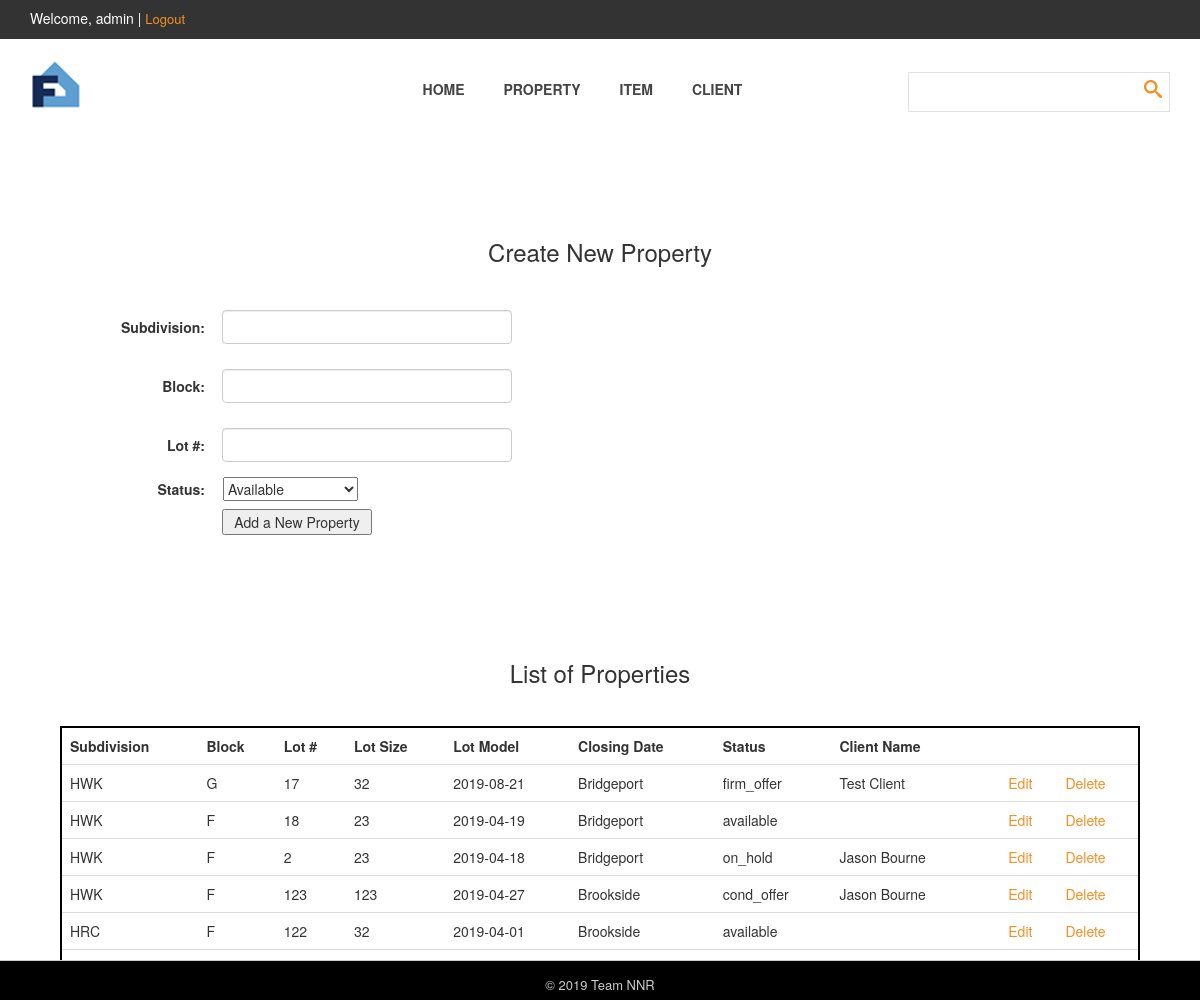
Page /list_property_page.php (signed in) on the committed database.
### tables this page shows
CREATE TABLE `property` (
  `propertyId` int(11) NOT NULL,
  `status` varchar(20) NOT NULL,
  `lotNum` varchar(20) NOT NULL,
  `lotSize` varchar(50) NOT NULL,
  `closingDate` date NOT NULL,
  `lotModel` varchar(100) NOT NULL,
  `sub` varchar(100) NOT NULL,
  `block` varchar(20) NOT NULL,
  `clientId` int(11) DEFAULT NULL
);

CREATE TABLE `client` (
  `clientId` int(11) NOT NULL,
  `clientName` varchar(100) NOT NULL,
  `clientAddress1` varchar(200) NOT NULL,
  `clientAddress2` varchar(200) NOT NULL,
  `clientCity` varchar(50) NOT NULL,
  `clientProv` varchar(50) NOT NULL,
  `clientPostal` varchar(50) NOT NULL,
  `clientPhone1` varchar(200) NOT NULL,
  `clientPhone2` varchar(200) NOT NULL,
  `clientEmail` varchar(200) NOT NULL,
  `clientDetails` varchar(300) NOT NULL,
  `clientIdentification` mediumblob NOT NULL
);

### main/control.php (called while the page is built, shortened)
<?php
require_once('TCommon.php');
function list_properties(){
    $query = "SELECT property.*, client.clientName FROM property LEFT JOIN client ON property.clientId = client.clientId";
    return TCommon::getAll($query);
}

### main/dbHelper.php (called while the page is built, shortened)
<?php
Class DbHelper{
    private $pdo=null;
    public $sql="init";
    public $putErrorInfo=TRUE;
    public function __construct($dbConfig){
        try{
            $this->pdo = new PDO('mysql:host='.$dbConfig["host"].';dbname='.$dbConfig["dbName"], $dbConfig["user"],$dbConfig["pwd"]);
            $this->pdo->setAttribute(PDO::ATTR_ERRMODE, PDO::ERRMODE_EXCEPTION);
            $this->pdo->exec('set names utf8');
        }
        catch(PDOException $e){
            $this->$msg=$e->getMassage();
        }
    }
    public function querySql($sql){
        try{
            $this->sql=$sql;
            $this->pdo->exec('set names utf8');
            return $this->pdo->query($this->sql);
        }
        catch(PDOException $e){
            $this->msg= $e->getMessage();
            if($this->putErrorInfo){
                echo $this->msg."<br>".$this->sql;
            }
            return false;
        }
    }
}
?>

### main/TCommon.php (called while the page is built, shortened)
<?php
require_once('dbHelper.php');
Class TCommon
{
    static public $dbConfig = array(
        "host" => "localhost",
        "dbName" => "propertymanagement",
        "user" => "root",
        "pwd" => ""
    );
    static public function getAll($sql){
        $db = new DbHelper(TCommon::$dbConfig);
        $item = $db->querySql($sql);
        return $item->fetchAll();
    }
}
?>

### list_property_page.php (the view, shortened to what this page needs)
<?php
require_once('head.php');
?>
<?php if($u_name) {?>
<form class="form-ajax-post"
      data-action="./main/control.php?act=create_property"
      data-url="list_property_page.php">
    <h3 class="title">Create New Property</h3><br>
    <div id="newProperty" class="form-group">
        <label>Subdivision:</label>
        <input name="subdivName" type="text" class="form-control"/>
    </div>
    <div id="newProperty" class="form-group">
        <label>Block:</label>
        <input name="blockName" type="text" class="form-control"/>
    </div>
    <div id="newProperty" class="form-group">
        <label>Lot #:</label>
        <input name="lotNumber" type="text" class="form-control"/>
    </div>
    <div id="newProperty" class="form-group">
        <label>Status:</label>
        <select id="newPropertyStatus" name="propStatus">
            <option value="available">Available</option>
        </select>
    </div>
    <div id="newPropertyButton" class="form-group tT010 ">
        <button class="form-ajax-btn" type="submit">Add a New Property</button>
    </div>
    <br>
</form>
<h3 class="title">List of Properties</h3><br>
<?php $arr = list_properties(); ?>
<table class="table">
    <thead>
    <tr>
        <td>Subdivision</td>
        <td>Block</td>
        <td>Lot #</td>
        <td>Lot Size</td>
        <td>Lot Model</td>
        <td>Closing Date</td>
        <td>Status</td>
        <td>Client Name</td>
        <td></td>
        <td></td>
        <td></td>
    </tr>
    </thead>
    <tbody>
    <?php foreach($arr as $k => $v){ ?>
        <tr>
            <td><?php echo $v["sub"] ;?></td>
            <td><?php echo $v["block"] ;?></td>
            <td><?php echo $v["lotNum"] ;?></td>
            <td><?php echo $v["lotSize"] ;?></td>
            <td><?php echo $v["closingDate"] ;?></td>
            <td><?php echo $v["lotModel"] ;?></td>
            <td><?php echo $v["status"] ;?></td>
            <td><?php echo $v["clientName"] ;?></td>
            <td>
            </td>
            <td><a href="./edit_property_page.php?id=<?php echo $v['propertyId']?>">Edit</a></td>
            <td><a href="./main/control.php?act=del_property&lotNum=<?php echo $v["lotNum"]?>">Delete</a></td>
        </tr>
    <?php  } ?>
    </tbody>
</table>
<?php }else{?>
<h3 class="title">Please login/register first</h3>
<?php }?>
<?php require_once('foot.php'); ?>

### head.php (shortened to what this page needs)
<?php
require_once('./main/control.php');
$u_name = FALSE;
if (isset($_SESSION["NAME"])) {
    $u_name = FALSE == $_SESSION["NAME"] ? FALSE : $_SESSION["NAME"];
}
?>
<!DOCTYPE html>
<html>
<head>
    <link rel="stylesheet" href="./css/bootstrap.css" />
    <link rel="stylesheet" href="./css/flexslider.css" />
    <link rel="stylesheet" href="./css/font.css" />
    <link rel="stylesheet" href="./css/style_misc.css" />
    <link rel="stylesheet" href="./css/style_slider.css" />
    <link rel="stylesheet" href="./css/stylesheet.css" />
    <link rel="stylesheet" href="./css/mystyle.css" />
</head>
<body>
<header>
<div id="top-header">
    <div class="container">
        <div class="row">
            <div class="col-md-6">
                <div class="home-account">
                    <?php if ($u_name === FALSE) { ?>
                        <span>Property Management</span> |
                        <a href="user_login.php">Login</a> |
                        <a href="user_register.php">Register</a>
                    <?php } else { ?>
                    <span> Welcome, <?php echo $u_name ?></span> |
                    <a href="./main/control.php?act=out">Logout</a>
                    <?php } ?>
                </div>
            </div>
        </div>
    </div>
</div>
<div id="main-header">
    <div class="container">
        <div class="row">
            <div class="col-md-3">
                <div class="logo">
                    <a href="./"><img src="./images/icons/icon-1.png" alt="Company Icon" ></a>
                </div>
            </div>
            <div class="col-md-6">
                <div class="main-menu">
                    <ul>
                        <li><a href="./index.php">Home</a></li>
                        <li><a href="./list_property_page.php">Property</a></li>
                        <li><a href="./list_item_page.php">Item</a></li>
                        <li><a href="./list_client_page.php">Client</a></li>
                    </ul>
                </div>
            </div>
            <div class="col-md-3">
                <div class="search-box">
                    <form name="search_form" method="get" class="search_form">
                        <input id="search" type="text" />
                        <input type="submit" id="search-button" />
                    </form>
                </div>
            </div>
        </div>
    </div>
</div>
</header>
<div id="body">

### foot.php
</div>
<div id="foot">
    <p>
        <?php echo "&copy; 2019 ".TCommon::$mainAuthor;?>
    </p>
</div>
</body>
</html>

### css/stylesheet.css (style rules this page uses)
a { text-decoration: none; color: #f78e21; }
p { font-family: "HelveticaNeue", "Helvetica Neue", Helvetica, Arial, sans-serif; font-size: 13px; color: #666; }
*, *:before, *:after { -moz-box-sizing: border-box; -webkit-box-sizing: border-box; box-sizing: border-box; }
#top-header { background-color: #333; color: #fff; }
.home-account a { display: inline-block; padding: 10px 0; font-size: 13px; font-family: "HelveticaNeue", "Helvetica Neue", Helvetica, Arial, sans-serif; }
.logo { padding: 20px 0; }
.main-menu ul { padding: 0px; margin: 0px; text-align: center; }
.main-menu li { list-style: none; display: inline-block; padding: 40px 0; }
.main-menu a { font-family: "HelveticaNeue", "Helvetica Neue", Helvetica, Arial, sans-serif; font-weight: 700; font-size: 14px; color: #444; text-transform: uppercase; margin-right: 35px; }
.search-box { text-align: right; margin-top: 33px; position: relative; }
.search-box input { margin-top: 0px; }
.search-box input[type="submit"] { background-color: transparent; position: absolute; width: 34px; height: 34px; right: 0; top: 0; border: 0; content: ''; color: transparent; background: url(../images/search-icon.png); background-position: center; background-repeat: no-repeat; }
input, textarea { padding: 10px; border: 1px solid #e2e2e2; width: 100%; margin-top: 25px; font-size: 13px; font-style: italic; font-weight: 300; color: #aaa; outline: none; }
@media screen and (min-width: 995px) { body { overflow-x: hidden; } }

### css/mystyle.css (style rules this page uses)
.title { text-align: center; margin-top: 100px; }
.form-group { width:100%; margin:5px; }
.form-group label { display: inline-block; width: 200px; margin-right:3px; text-align: right; }
.form-group input { display: inline-block; width: 290px!important; margin: 10px; }
.form-group button { width: 150px!important; margin-right: 3px; text-align: center; margin-left: 208px; }
#foot { border-top: 1px solid #CCCCCC; background-color: black; width: 100%; height: 40px; position: fixed; bottom: 0; left: 0; }
#foot p { text-align: center; color: #CCCCCC; margin-top: 15px; }
.table { margin: 10px 5% 5%; border-collapse: collapse; width: 90%; border: 2px solid black; }
thead tr td { font-weight:bold; }
#newProperty, #editProperty { text-align: left; }
#newPropertyButton, #editPropertyButton { text-align: left; margin-left: 14px; }
#newPropertyStatus, #editPropertyModel, #editPropertyStatus, #editPropertySubdivision { text-align: left; margin-left: 11px; }

### rows in the picture
property: sub "HWK", block "G", lotNum "17", lotSize "32", closingDate "2019-08-21", lotModel "Bridgeport", status "firm_offer", clientId.clientName "Test Client"
property: sub "HWK", block "F", lotNum "18", lotSize "23", closingDate "2019-04-19", lotModel "Bridgeport", status "available"
property: sub "HWK", block "F", lotNum "2", lotSize "23", closingDate "2019-04-18", lotModel "Bridgeport", status "on_hold", clientId.clientName "Jason Bourne"
property: sub "HWK", block "F", lotNum "123", lotSize "123", closingDate "2019-04-27", lotModel "Brookside", status "cond_offer", clientId.clientName "Jason Bourne"
property: sub "HRC", block "F", lotNum "122", lotSize "32", closingDate "2019-04-01", lotModel "Brookside", status "available"

### other values in the picture
$u_name "admin"
TCommon::$mainAuthor "Team NNR"
